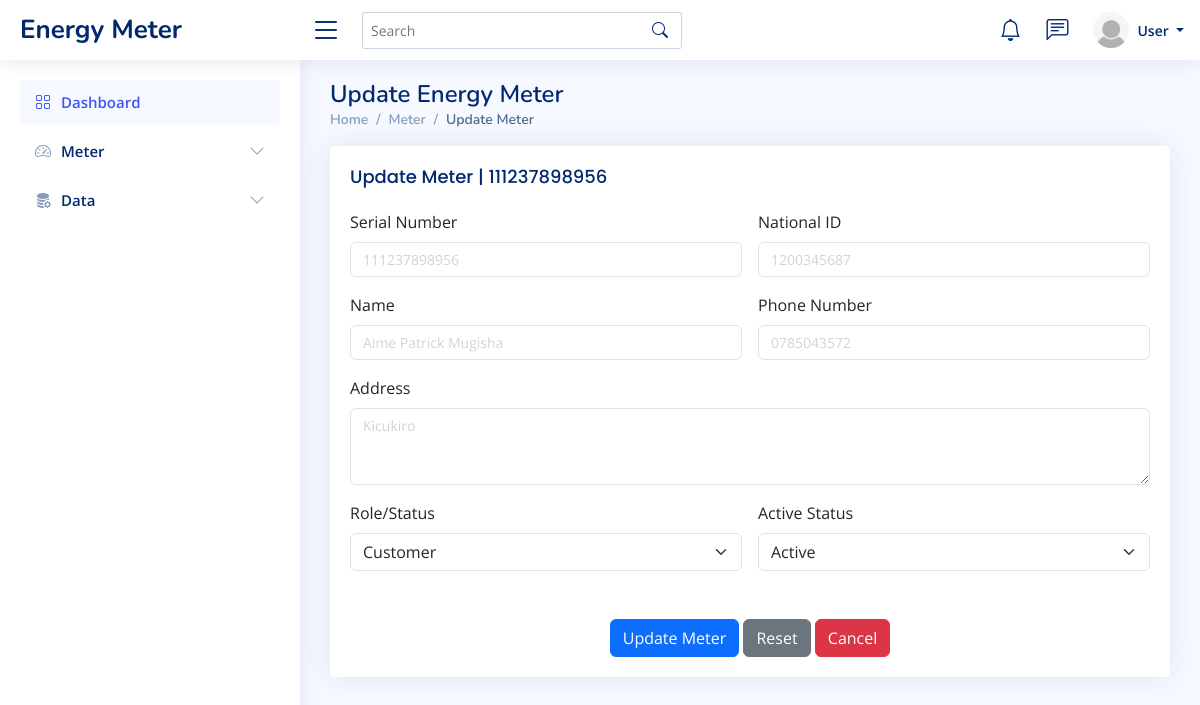
/update_meter/1/ (signed in), run on the app's committed database.
### energy_meter_app/models.py (models this page shows, shortened)
class Meter(models.Model):
    ROLE_CHOICES = [
        ('client', 'Client'),
    ]
    serial_number = models.CharField(max_length=30, unique=True)
    national_id = models.CharField(max_length=20, unique=True)
    name = models.CharField(max_length=100)
    phone_number = models.CharField(max_length=15, unique=True)
    address = models.TextField(max_length=50)
    created_at = models.DateTimeField(auto_now_add=True)
    updated_at = models.DateTimeField(auto_now=True)
    is_active = models.BooleanField(default=True)
    role = models.CharField(max_length=10, choices=ROLE_CHOICES, default='client')
    username = models.CharField(max_length=50, unique=True, null=True, blank=True)
    password = models.CharField(max_length=128, null=True, blank=True)
    class Meta:
        verbose_name = 'Meter'
        verbose_name_plural = 'Meters'
        ordering = ['created_at']

### energy_meter_app/views.py (the view)
# urls.py: path('update_meter/<int:meter_id>/', views.update_meter, name="update_meter"),
@meter_login_required
def update_meter(request, meter_id):
    if request.method == 'POST':
        meter = Meter.objects.get(id=meter_id)
        meter.serial_number = request.POST.get('serial_number')
        meter.national_id = request.POST.get('national_id')
        meter.name = request.POST.get('name')
        meter.phone_number = request.POST.get('phone_number')
        meter.address = request.POST.get('address')
        meter.role = request.POST.get('status')
        meter.is_active = request.POST.get('is_active') == 'True'
        meter.save()
        messages.success(request, 'Meter updated successfully')
        return redirect('manage_meters')
    else:
        meter = Meter.objects.get(id=meter_id)
        return render(request, "energy_meter_app/forms/update_meter.html", {'meter': meter})

### energy_meter_app/views.py (called while the page is built)
def meter_login_required(view_func):
    @wraps(view_func)
    def wrapped_view(request, *args, **kwargs):
        is_meter_user = request.session.get('is_meter_user', False)
        is_django_user = request.user.is_authenticated
        if not (is_meter_user or is_django_user):
            messages.error(request, "Please log in to access this page")
            return redirect('index')
        return view_func(request, *args, **kwargs)
    return wrapped_view

### energy_meter_app/templates/energy_meter_app/forms/update_meter.html (shortened to what this page needs)
{% load static %}
<!DOCTYPE html>
<html lang="en">
{% include "energy_meter_app/admin_navbar/header.html" %}
<body>
  {% include "energy_meter_app/admin_navbar/navbar.html" %}
  {% include "energy_meter_app/admin_navbar/aside.html" %}
  <main id="main" class="main">
    <div class="pagetitle">
      <h1>Update Energy Meter</h1>
      <nav>
        <ol class="breadcrumb">
          <li class="breadcrumb-item"><a href="{% url 'admin_dashboard' %}">Home</a></li>
          <li class="breadcrumb-item">Meter</li>
          <li class="breadcrumb-item active">Update Meter</li>
        </ol>
      </nav>
    </div>
    <section class="section">
      <div class="row">
        <div class="col-lg-12">
          <div class="card">
            <div class="card-body">
              <h5 class="card-title">Update Meter | {{meter.serial_number}}</h5>
              <form class="row g-3" method="POST">
                <div class="col-md-6">
                  <label for="serial_number" class="form-label">Serial Number</label>
                  <input type="number" name="serial_number" id="serial_number" class="form-control" value="{{ meter.serial_number }}" required>
                </div>
                <div class="col-md-6">
                  <label for="national_id" class="form-label">National ID</label>
                  <input type="text" name="national_id" id="national_id" class="form-control" value="{{ meter.national_id }}" required>
                </div>
                <div class="col-md-6">
                  <label for="name" class="form-label">Name</label>
                  <input type="text" name="name" id="name" class="form-control" value="{{ meter.name }}" required>
                </div>
                <div class="col-md-6">
                  <label for="phone_number" class="form-label">Phone Number</label>
                  <input type="tel" name="phone_number" id="phone_number" class="form-control" value="{{ meter.phone_number }}" required>
                </div>
                <div class="col-md-12">
                  <label for="address" class="form-label">Address</label>
                  <textarea name="address" id="address" class="form-control" rows="3" required>{{ meter.address }}</textarea>
                </div>
                <div class="col-md-6">
                  <label for="status" class="form-label">Role/Status</label>
                  <select name="status" id="status" class="form-select" required>
                    <option value="customer" {% if meter.role == 'customer' %}selected{% endif %}>Customer</option>
                  </select>
                </div>
                <div class="col-md-6">
                  <label for="is_active" class="form-label">Active Status</label>
                  <select name="is_active" id="is_active" class="form-select" required>
                    <option value="True" {% if meter.is_active %}selected{% endif %}>Active</option>
                  </select>
                </div>
                <div class="text-center mt-5">
                  <button type="submit" class="btn btn-primary">Update Meter</button>
                  <button type="reset" class="btn btn-secondary">Reset</button>
                  <a href="{% url 'manage_meters' %}" class="btn btn-danger">Cancel</a>
                </div>
              </form>
            </div>
          </div>
        </div>
      </div>
    </section>
  </main>
</body>
</html>

### static/assets/css/style.css (style rules this page uses)
:root { scroll-behavior: smooth; }
body { font-family: "Open Sans", sans-serif; background: #f6f9ff; color: #444444; }
a { color: #4154f1; text-decoration: none; }
h1, h2, h3, h4, h5, h6 { font-family: "Nunito", sans-serif; }
#main { margin-top: 60px; padding: 20px 30px; transition: all 0.3s; }
.pagetitle { margin-bottom: 10px; }
.pagetitle h1 { font-size: 24px; margin-bottom: 0; font-weight: 600; color: #012970; }
.card { margin-bottom: 30px; border: none; border-radius: 5px; box-shadow: 0px 0 30px rgba(1, 41, 112, 0.1); }
.card-title { padding: 20px 0 15px 0; font-size: 18px; font-weight: 500; color: #012970; font-family: "Poppins", sans-serif; }
.form-control { color: #d3d3d3; font-size: 14px; }
.card-body { padding: 0 20px 20px 20px; }
.breadcrumb { font-size: 14px; font-family: "Nunito", sans-serif; color: #899bbd; font-weight: 600; }
.breadcrumb a { color: #899bbd; transition: 0.3s; }
.breadcrumb .breadcrumb-item::before { color: #899bbd; }
.breadcrumb .active { color: #51678f; font-weight: 600; }
@media (min-width: 1200px) { #main, #footer { margin-left: 300px; } }

### data on the page
Meter: serial_number "111237898956", national_id "1200345687", name "Aime Patrick Mugisha", phone_number "0785043572", address "Kicukiro", status "Customer", is_active "Active"

### other printed values
{{ request.user.username|default:'User' }} "User"
